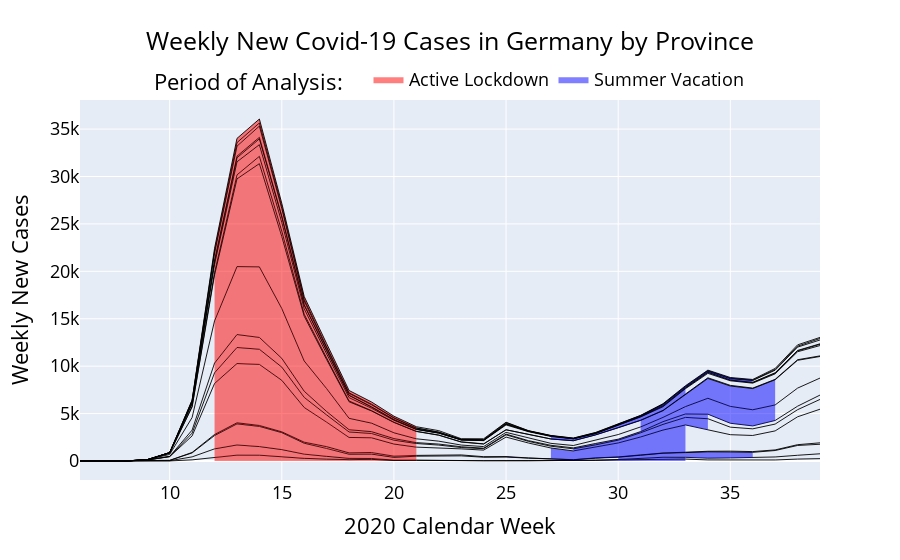

Notebook cell for this chart:
### Code cell
# Y_VAR = 'cases_per_cap'
Y_VAR = 'AnzahlFall'

fig = go.Figure()

value_repo = {}

stackr = {}
for i in np.unique(plot_data.week_no):
    stackr[i] = 0

bl_range = range(1,17) #parametrized here in order to change order etc
    
for bl in bl_range:
    
    df_bl = plot_data[plot_data.Bundesland==bl]

    X_all = []
    Y_all = []
    X_lockdown = []
    Y_lockdown = []
    X_summer = []
    Y_summer = []

    for i, val in df_bl.iterrows():

        x_ = val.week_no
        stackr[x_] += val[Y_VAR]
        y_ = stackr[x_]

        X_all.append(x_)
        Y_all.append(y_)

        if val.active_lockdown:
            X_lockdown.append(x_)
            Y_lockdown.append(y_)

        if val.summer_vac:
            X_summer.append(x_)
            Y_summer.append(y_)
            
        
    value_repo[bl] = {'all':pd.Series(Y_all,index=X_all),
                      'Active Lockdown':pd.Series(Y_lockdown,index=X_lockdown),
                      'Summer Vacation':pd.Series(Y_summer,index=X_summer)}

    
def add_areas(bl, timeslice, color):
    
    suppl_line_attrs = {'mode':'lines','line_width':0,'hoverinfo':'none'}
    
    not_first = bl != bl_range[0]
    
    if not_first:#this creates invisible lines for the areas to fill down towards, otherwise area borders are not vertical
        last_y = value_repo[bl-1]['all']
        last_y = last_y[last_y.index.isin(vals[timeslice].index)]
        
        fig.add_trace(go.Scatter(x=vals[timeslice].index,
                                 y=last_y,
                                 fill=None,
                                 showlegend=False,
                                 **suppl_line_attrs))
    
    fig.add_trace(go.Scatter(x=vals[timeslice].index,
                             y=vals[timeslice],
                             fill='tonexty' if not_first else 'tozeroy',
                             #explicit tozeroy, because we add traces per BL multiple times,
                             name=None if not_first else timeslice,
                             showlegend= not not_first,
                             line_color=color,
                             **suppl_line_attrs))
    
for bl in bl_range: #not iter directly over dict to potentially change order
    vals = value_repo[bl]
    #now summer
    add_areas(bl, 'Summer Vacation', 'blue')
    
    #now the lockdown
    add_areas(bl, 'Active Lockdown', 'red')
    
    
    #now rest
    fig.add_trace(go.Scatter(x=vals['all'].index,
                             y=vals['all'],
                             fill=None,
                             showlegend=False,
                             line_color='black',
                             line_width=.9,
                             mode='lines',
                             hoverinfo='none'))

fig.update_layout(
    title=dict(
        text="Weekly New Covid-19 Cases in Germany by Province",
        xanchor='center',
        x=.5),
    xaxis_title="2020 Calendar Week",
    yaxis_title="Weekly New Cases",
    legend_title="Period of Analysis:   ",
    legend=dict(
        orientation="h",
        yanchor="bottom",
        y=1,
        xanchor="center",
        x=0.5
    ),
    font=dict(
        size=18,
        color="black"
    )
)
fig.show()

### Figure 1 — Plotly figure (JSON) as saved in the notebook; plotly's stock layout.template omitted (floating-point values rounded to 4 significant figures)
{"data": [{"fill": "tozeroy", "hoverinfo": "none", "line": {"color": "blue", "width": 0}, "mode": "lines", "name": "Summer Vacation", "showlegend": true, "type": "scatter", "x": [27, 28, 29, 30, 31, 32, 33], "y": [37, 23, 50, 66, 152, 118, 201]}, {"fill": "tozeroy", "hoverinfo": "none", "line": {"color": "red", "width": 0}, "mode": "lines", "name": "Active Lockdown", "showlegend": true, "type": "scatter", "x": [12, 13, 14, 15, 16, 17, 18, 19, 20, 21], "y": [345, 619, 614, 446, 282, 202, 144, 174, 48, 64]}, {"hoverinfo": "none", "line": {"color": "black", "width": 0.9}, "mode": "lines", "showlegend": false, "type": "scatter", "x": [6, 7, 8, 9, 10, 11, 12, 13, 14, 15, 16, 17, 18, 19, 20, 21, 22, 23, 24, 25, 26, 27, 28, 29, 30, 31, 32, 33, 34, 35, 36, 37, 38, 39], "y": [0, 0, 0, 2, 7, 119, 345, 619, 614, 446, 282, 202, 144, 174, 48, 64, 34, 11, 9, 17, 16, 37, 23, 50, 66, 152, 118, 201, 113, 122, 99, 109, 203, 250]}, {"hoverinfo": "none", "line": {"width": 0}, "mode": "lines", "showlegend": false, "type": "scatter", "x": [27, 28, 29, 30, 31, 32, 33], "y": [37, 23, 50, 66, 152, 118, 201]}, {"fill": "tonexty", "hoverinfo": "none", "line": {"color": "blue", "width": 0}, "mode": "lines", "showlegend": false, "type": "scatter", "x": [27, 28, 29, 30, 31, 32, 33], "y": [58, 37, 67, 157, 267, 397, 390]}, {"hoverinfo": "none", "line": {"width": 0}, "mode": "lines", "showlegend": false, "type": "scatter", "x": [12, 13, 14, 15, 16, 17, 18, 19, 20, 21], "y": [345, 619, 614, 446, 282, 202, 144, 174, 48, 64]}, {"fill": "tonexty", "hoverinfo": "none", "line": {"color": "red", "width": 0}, "mode": "lines", "showlegend": false, "type": "scatter", "x": [12, 13, 14, 15, 16, 17, 18, 19, 20, 21], "y": [1280, 1692, 1522, 1202, 724, 492, 281, 267, 97, 89]}, {"hoverinfo": "none", "line": {"color": "black", "width": 0.9}, "mode": "lines", "showlegend": false, "type": "scatter", "x": [6, 7, 8, 9, 10, 11, 12, 13, 14, 15, 16, 17, 18, 19, 20, 21, 22, 23, 24, 25, 26, 27, 28, 29, 30, 31, 32, 33, 34, 35, 36, 37, 38, 39], "y": [0, 0, 0, 4, 28, 435, 1280, 1692, 1522, 1202, 724, 492, 281, 267, 97, 89, 51, 37, 33, 48, 60, 58, 37, 67, 157, 267, 397, 390, 298, 325, 368, 426, 603, 760]}, {"hoverinfo": "none", "line": {"width": 0}, "mode": "lines", "showlegend": false, "type": "scatter", "x": [30, 31, 32, 33, 34, 35, 36], "y": [157, 267, 397, 390, 298, 325, 368]}, {"fill": "tonexty", "hoverinfo": "none", "line": {"color": "blue", "width": 0}, "mode": "lines", "showlegend": false, "type": "scatter", "x": [30, 31, 32, 33, 34, 35, 36], "y": [403, 606, 821, 888, 967, 953, 914]}, {"hoverinfo": "none", "line": {"width": 0}, "mode": "lines", "showlegend": false, "type": "scatter", "x": [12, 13, 14, 15, 16, 17, 18, 19, 20, 21], "y": [1280, 1692, 1522, 1202, 724, 492, 281, 267, 97, 89]}, {"fill": "tonexty", "hoverinfo": "none", "line": {"color": "red", "width": 0}, "mode": "lines", "showlegend": false, "type": "scatter", "x": [12, 13, 14, 15, 16, 17, 18, 19, 20, 21], "y": [2685, 3913, 3648, 2989, 1874, 1322, 714, 730, 387, 506]}, {"hoverinfo": "none", "line": {"color": "black", "width": 0.9}, "mode": "lines", "showlegend": false, "type": "scatter", "x": [6, 7, 8, 9, 10, 11, 12, 13, 14, 15, 16, 17, 18, 19, 20, 21, 22, 23, 24, 25, 26, 27, 28, 29, 30, 31, 32, 33, 34, 35, 36, 37, 38, 39], "y": [1, 0, 0, 5, 65, 852, 2685, 3913, 3648, 2989, 1874, 1322, 714, 730, 387, 506, 499, 541, 396, 414, 304, 239, 128, 299, 403, 606, 821, 888, 967, 953, 914, 1105, 1639, 1766]}, {"hoverinfo": "none", "line": {"width": 0}, "mode": "lines", "showlegend": false, "type": "scatter", "x": [25, 26, 27, 28, 29, 30, 31], "y": [414, 304, 239, 128, 299, 403, 606]}, {"fill": "tonexty", "hoverinfo": "none", "line": {"color": "blue", "width": 0}, "mode": "lines", "showlegend": false, "type": "scatter", "x": [25, 26, 27, 28, 29, 30, 31], "y": [469, 318, 257, 139, 329, 430, 641]}, {"hoverinfo": "none", "line": {"width": 0}, "mode": "lines", "showlegend": false, "type": "scatter", "x": [12, 13, 14, 15, 16, 17, 18, 19, 20, 21], "y": [2685, 3913, 3648, 2989, 1874, 1322, 714, 730, 387, 506]}, {"fill": "tonexty", "hoverinfo": "none", "line": {"color": "red", "width": 0}, "mode": "lines", "showlegend": false, "type": "scatter", "x": [12, 13, 14, 15, 16, 17, 18, 19, 20, 21], "y": [2798, 4032, 3751, 3080, 1988, 1517, 861, 895, 512, 590]}, {"hoverinfo": "none", "line": {"color": "black", "width": 0.9}, "mode": "lines", "showlegend": false, "type": "scatter", "x": [6, 7, 8, 9, 10, 11, 12, 13, 14, 15, 16, 17, 18, 19, 20, 21, 22, 23, 24, 25, 26, 27, 28, 29, 30, 31, 32, 33, 34, 35, 36, 37, 38, 39], "y": [1, 0, 0, 6, 68, 903, 2798, 4032, 3751, 3080, 1988, 1517, 861, 895, 512, 590, 624, 640, 456, 469, 318, 257, 139, 329, 430, 641, 843, 929, 1026, 1039, 993, 1169, 1721, 1917]}, {"hoverinfo": "none", "line": {"width": 0}, "mode": "lines", "showlegend": false, "type": "scatter", "x": [27, 28, 29, 30, 31, 32, 33], "y": [257, 139, 329, 430, 641, 843, 929]}, {"fill": "tonexty", "hoverinfo": "none", "line": {"color": "blue", "width": 0}, "mode": "lines", "showlegend": false, "type": "scatter", "x": [27, 28, 29, 30, 31, 32, 33], "y": [1372, 1064, 1470, 1904, 2535, 3265, 3803]}, {"hoverinfo": "none", "line": {"width": 0}, "mode": "lines", "showlegend": false, "type": "scatter", "x": [12, 13, 14, 15, 16, 17, 18, 19, 20, 21], "y": [2798, 4032, 3751, 3080, 1988, 1517, 861, 895, 512, 590]}, {"fill": "tonexty", "hoverinfo": "none", "line": {"color": "red", "width": 0}, "mode": "lines", "showlegend": false, "type": "scatter", "x": [12, 13, 14, 15, 16, 17, 18, 19, 20, 21], "y": [8175, 10279, 10188, 8510, 5645, 4095, 2484, 2451, 1789, 1461]}, {"hoverinfo": "none", "line": {"color": "black", "width": 0.9}, "mode": "lines", "showlegend": false, "type": "scatter", "x": [6, 7, 8, 9, 10, 11, 12, 13, 14, 15, 16, 17, 18, 19, 20, 21, 22, 23, 24, 25, 26, 27, 28, 29, 30, 31, 32, 33, 34, 35, 36, 37, 38, 39], "y": [1, 1, 1, 101, 454, 2645, 8175, 10279, 10188, 8510, 5645, 4095, 2484, 2451, 1789, 1461, 1384, 1277, 1147, 2521, 1895, 1372, 1064, 1470, 1904, 2535, 3265, 3803, 3316, 2775, 2691, 3174, 4662, 5461]}, {"hoverinfo": "none", "line": {"width": 0}, "mode": "lines", "showlegend": false, "type": "scatter", "x": [28, 29, 30, 31, 32, 33, 34], "y": [1064, 1470, 1904, 2535, 3265, 3803, 3316]}, {"fill": "tonexty", "hoverinfo": "none", "line": {"color": "blue", "width": 0}, "mode": "lines", "showlegend": false, "type": "scatter", "x": [28, 29, 30, 31, 32, 33, 34], "y": [1284, 1709, 2196, 2979, 3863, 4600, 4457]}, {"hoverinfo": "none", "line": {"width": 0}, "mode": "lines", "showlegend": false, "type": "scatter", "x": [12, 13, 14, 15, 16, 17, 18, 19, 20, 21], "y": [8175, 10279, 10188, 8510, 5645, 4095, 2484, 2451, 1789, 1461]}, {"fill": "tonexty", "hoverinfo": "none", "line": {"color": "red", "width": 0}, "mode": "lines", "showlegend": false, "type": "scatter", "x": [12, 13, 14, 15, 16, 17, 18, 19, 20, 21], "y": [9301, 11971, 11786, 9904, 6708, 4859, 3062, 2904, 2197, 1842]}, {"hoverinfo": "none", "line": {"color": "black", "width": 0.9}, "mode": "lines", "showlegend": false, "type": "scatter", "x": [6, 7, 8, 9, 10, 11, 12, 13, 14, 15, 16, 17, 18, 19, 20, 21, 22, 23, 24, 25, 26, 27, 28, 29, 30, 31, 32, 33, 34, 35, 36, 37, 38, 39], "y": [1, 1, 1, 106, 475, 2940, 9301, 11971, 11786, 9904, 6708, 4859, 3062, 2904, 2197, 1842, 1677, 1419, 1296, 2760, 2069, 1559, 1284, 1709, 2196, 2979, 3863, 4600, 4457, 3567, 3391, 3893, 5411, 6493]}, {"hoverinfo": "none", "line": {"width": 0}, "mode": "lines", "showlegend": false, "type": "scatter", "x": [28, 29, 30, 31, 32, 33, 34], "y": [1284, 1709, 2196, 2979, 3863, 4600, 4457]}, {"fill": "tonexty", "hoverinfo": "none", "line": {"color": "blue", "width": 0}, "mode": "lines", "showlegend": false, "type": "scatter", "x": [28, 29, 30, 31, 32, 33, 34], "y": [1383, 1851, 2301, 3101, 4149, 4961, 4938]}, {"hoverinfo": "none", "line": {"width": 0}, "mode": "lines", "showlegend": false, "type": "scatter", "x": [12, 13, 14, 15, 16, 17, 18, 19, 20, 21], "y": [9301, 11971, 11786, 9904, 6708, 4859, 3062, 2904, 2197, 1842]}, {"fill": "tonexty", "hoverinfo": "none", "line": {"color": "red", "width": 0}, "mode": "lines", "showlegend": false, "type": "scatter", "x": [12, 13, 14, 15, 16, 17, 18, 19, 20, 21], "y": [10324, 13336, 13031, 10826, 7357, 5217, 3300, 3098, 2368, 1939]}, {"hoverinfo": "none", "line": {"color": "black", "width": 0.9}, "mode": "lines", "showlegend": false, "type": "scatter", "x": [6, 7, 8, 9, 10, 11, 12, 13, 14, 15, 16, 17, 18, 19, 20, 21, 22, 23, 24, 25, 26, 27, 28, 29, 30, 31, 32, 33, 34, 35, 36, 37, 38, 39], "y": [1, 1, 1, 108, 488, 3260, 10324, 13336, 13031, 10826, 7357, 5217, 3300, 3098, 2368, 1939, 1785, 1503, 1350, 2833, 2144, 1654, 1383, 1851, 2301, 3101, 4149, 4961, 4938, 3980, 3699, 4274, 5779, 6952]}, {"hoverinfo": "none", "line": {"width": 0}, "mode": "lines", "showlegend": false, "type": "scatter", "x": [31, 32, 33, 34, 35, 36, 37], "y": [3101, 4149, 4961, 4938, 3980, 3699, 4274]}, {"fill": "tonexty", "hoverinfo": "none", "line": {"color": "blue", "width": 0}, "mode": "lines", "showlegend": false, "type": "scatter", "x": [31, 32, 33, 34, 35, 36, 37], "y": [3593, 4600, 5737, 6617, 5759, 5404, 5912]}, {"hoverinfo": "none", "line": {"width": 0}, "mode": "lines", "showlegend": false, "type": "scatter", "x": [12, 13, 14, 15, 16, 17, 18, 19, 20, 21], "y": [10324, 13336, 13031, 10826, 7357, 5217, 3300, 3098, 2368, 1939]}, {"fill": "tonexty", "hoverinfo": "none", "line": {"color": "red", "width": 0}, "mode": "lines", "showlegend": false, "type": "scatter", "x": [12, 13, 14, 15, 16, 17, 18, 19, 20, 21], "y": [14778, 20501, 20474, 16078, 10545, 7631, 4503, 3994, 2978, 2340]}, {"hoverinfo": "none", "line": {"color": "black", "width": 0.9}, "mode": "lines", "showlegend": false, "type": "scatter", "x": [6, 7, 8, 9, 10, 11, 12, 13, 14, 15, 16, 17, 18, 19, 20, 21, 22, 23, 24, 25, 26, 27, 28, 29, 30, 31, 32, 33, 34, 35, 36, 37, 38, 39], "y": [1, 1, 1, 128, 698, 4588, 14778, 20501, 20474, 16078, 10545, 7631, 4503, 3994, 2978, 2340, 2091, 1682, 1519, 3021, 2407, 1861, 1633, 2231, 2788, 3593, 4600, 5737, 6617, 5759, 5404, 5912, 7686, 8745]}, {"hoverinfo": "none", "line": {"width": 0}, "mode": "lines", "showlegend": false, "type": "scatter", "x": [31, 32, 33, 34, 35, 36, 37], "y": [3593, 4600, 5737, 6617, 5759, 5404, 5912]}, {"fill": "tonexty", "hoverinfo": "none", "line": {"color": "blue", "width": 0}, "mode": "lines", "showlegend": false, "type": "scatter", "x": [31, 32, 33, 34, 35, 36, 37], "y": [4276, 5304, 7007, 8701, 7907, 7640, 8567]}, {"hoverinfo": "none", "line": {"width": 0}, "mode": "lines", "showlegend": false, "type": "scatter", "x": [12, 13, 14, 15, 16, 17, 18, 19, 20, 21], "y": [14778, 20501, 20474, 16078, 10545, 7631, 4503, 3994, 2978, 2340]}, {"fill": "tonexty", "hoverinfo": "none", "line": {"color": "red", "width": 0}, "mode": "lines", "showlegend": false, "type": "scatter", "x": [12, 13, 14, 15, 16, 17, 18, 19, 20, 21], "y": [19627, 29754, 31361, 23673, 15267, 10699, 6249, 5279, 4067, 3112]}, {"hoverinfo": "none", "line": {"color": "black", "width": 0.9}, "mode": "lines", "showlegend": false, "type": "scatter", "x": [6, 7, 8, 9, 10, 11, 12, 13, 14, 15, 16, 17, 18, 19, 20, 21, 22, 23, 24, 25, 26, 27, 28, 29, 30, 31, 32, 33, 34, 35, 36, 37, 38, 39], "y": [7, 4, 1, 137, 830, 5694, 19627, 29754, 31361, 23673, 15267, 10699, 6249, 5279, 4067, 3112, 2714, 1996, 1787, 3289, 2771, 2321, 2133, 2753, 3502, 4276, 5304, 7007, 8701, 7907, 7640, 8567, 10617, 11020]}, {"hoverinfo": "none", "line": {"width": 0}, "mode": "lines", "showlegend": false, "type": "scatter", "x": [28, 29, 30, 31, 32, 33, 34], "y": [2133, 2753, 3502, 4276, 5304, 7007, 8701]}, {"fill": "tonexty", "hoverinfo": "none", "line": {"color": "blue", "width": 0}, "mode": "lines", "showlegend": false, "type": "scatter", "x": [28, 29, 30, 31, 32, 33, 34], "y": [2146, 2769, 3526, 4309, 5342, 7082, 8774]}, {"hoverinfo": "none", "line": {"width": 0}, "mode": "lines", "showlegend": false, "type": "scatter", "x": [12, 13, 14, 15, 16, 17, 18, 19, 20, 21], "y": [19627, 29754, 31361, 23673, 15267, 10699, 6249, 5279, 4067, 3112]}, {"fill": "tonexty", "hoverinfo": "none", "line": {"color": "red", "width": 0}, "mode": "lines", "showlegend": false, "type": "scatter", "x": [12, 13, 14, 15, 16, 17, 18, 19, 20, 21], "y": [19883, 30171, 32133, 24243, 15480, 10869, 6334, 5319, 4099, 3133]}, {"hoverinfo": "none", "line": {"color": "black", "width": 0.9}, "mode": "lines", "showlegend": false, "type": "scatter", "x": [6, 7, 8, 9, 10, 11, 12, 13, 14, 15, 16, 17, 18, 19, 20, 21, 22, 23, 24, 25, 26, 27, 28, 29, 30, 31, 32, 33, 34, 35, 36, 37, 38, 39], "y": [7, 4, 1, 138, 831, 5770, 19883, 30171, 32133, 24243, 15480, 10869, 6334, 5319, 4099, 3133, 2738, 2019, 1810, 3296, 2778, 2324, 2146, 2769, 3526, 4309, 5342, 7082, 8774, 7979, 7687, 8612, 10680, 11084]}, {"hoverinfo": "none", "line": {"width": 0}, "mode": "lines", "showlegend": false, "type": "scatter", "x": [27, 28, 29, 30, 31, 32, 33], "y": [2324, 2146, 2769, 3526, 4309, 5342, 7082]}, {"fill": "tonexty", "hoverinfo": "none", "line": {"color": "blue", "width": 0}, "mode": "lines", "showlegend": false, "type": "scatter", "x": [27, 28, 29, 30, 31, 32, 33], "y": [2589, 2335, 2901, 3747, 4643, 5724, 7623]}, {"hoverinfo": "none", "line": {"width": 0}, "mode": "lines", "showlegend": false, "type": "scatter", "x": [12, 13, 14, 15, 16, 17, 18, 19, 20, 21], "y": [19883, 30171, 32133, 24243, 15480, 10869, 6334, 5319, 4099, 3133]}, {"fill": "tonexty", "hoverinfo": "none", "line": {"color": "red", "width": 0}, "mode": "lines", "showlegend": false, "type": "scatter", "x": [12, 13, 14, 15, 16, 17, 18, 19, 20, 21], "y": [20731, 31549, 33363, 25166, 16055, 11307, 6682, 5569, 4296, 3317]}, {"hoverinfo": "none", "line": {"color": "black", "width": 0.9}, "mode": "lines", "showlegend": false, "type": "scatter", "x": [6, 7, 8, 9, 10, 11, 12, 13, 14, 15, 16, 17, 18, 19, 20, 21, 22, 23, 24, 25, 26, 27, 28, 29, 30, 31, 32, 33, 34, 35, 36, 37, 38, 39], "y": [7, 4, 1, 138, 867, 6029, 20731, 31549, 33363, 25166, 16055, 11307, 6682, 5569, 4296, 3317, 2929, 2208, 2148, 3806, 3092, 2589, 2335, 2901, 3747, 4643, 5724, 7623, 9240, 8457, 8209, 9186, 11520, 12173]}, {"hoverinfo": "none", "line": {"width": 0}, "mode": "lines", "showlegend": false, "type": "scatter", "x": [27, 28, 29, 30, 31, 32, 33], "y": [2589, 2335, 2901, 3747, 4643, 5724, 7623]}, {"fill": "tonexty", "hoverinfo": "none", "line": {"color": "blue", "width": 0}, "mode": "lines", "showlegend": false, "type": "scatter", "x": [27, 28, 29, 30, 31, 32, 33], "y": [2631, 2355, 2927, 3808, 4675, 5792, 7686]}, {"hoverinfo": "none", "line": {"width": 0}, "mode": "lines", "showlegend": false, "type": "scatter", "x": [12, 13, 14, 15, 16, 17, 18, 19, 20, 21], "y": [20731, 31549, 33363, 25166, 16055, 11307, 6682, 5569, 4296, 3317]}, {"fill": "tonexty", "hoverinfo": "none", "line": {"color": "red", "width": 0}, "mode": "lines", "showlegend": false, "type": "scatter", "x": [12, 13, 14, 15, 16, 17, 18, 19, 20, 21], "y": [21027, 31976, 33973, 25748, 16449, 11636, 6913, 5695, 4358, 3354]}, {"hoverinfo": "none", "line": {"color": "black", "width": 0.9}, "mode": "lines", "showlegend": false, "type": "scatter", "x": [6, 7, 8, 9, 10, 11, 12, 13, 14, 15, 16, 17, 18, 19, 20, 21, 22, 23, 24, 25, 26, 27, 28, 29, 30, 31, 32, 33, 34, 35, 36, 37, 38, 39], "y": [7, 4, 1, 139, 873, 6131, 21027, 31976, 33973, 25748, 16449, 11636, 6913, 5695, 4358, 3354, 2962, 2225, 2180, 3879, 3131, 2631, 2355, 2927, 3808, 4675, 5792, 7686, 9342, 8525, 8269, 9267, 11609, 12305]}, {"hoverinfo": "none", "line": {"width": 0}, "mode": "lines", "showlegend": false, "type": "scatter", "x": [26, 27, 28, 29, 30, 31, 32], "y": [3131, 2631, 2355, 2927, 3808, 4675, 5792]}, {"fill": "tonexty", "hoverinfo": "none", "line": {"color": "blue", "width": 0}, "mode": "lines", "showlegend": false, "type": "scatter", "x": [26, 27, 28, 29, 30, 31, 32], "y": [3139, 2634, 2355, 2933, 3843, 4715, 5848]}, {"hoverinfo": "none", "line": {"width": 0}, "mode": "lines", "showlegend": false, "type": "scatter", "x": [12, 13, 14, 15, 16, 17, 18, 19, 20, 21], "y": [21027, 31976, 33973, 25748, 16449, 11636, 6913, 5695, 4358, 3354]}, {"fill": "tonexty", "hoverinfo": "none", "line": {"color": "red", "width": 0}, "mode": "lines", "showlegend": false, "type": "scatter", "x": [12, 13, 14, 15, 16, 17, 18, 19, 20, 21], "y": [21177, 32148, 34136, 25838, 16486, 11657, 6941, 5722, 4378, 3364]}, {"hoverinfo": "none", "line": {"color": "black", "width": 0.9}, "mode": "lines", "showlegend": false, "type": "scatter", "x": [6, 7, 8, 9, 10, 11, 12, 13, 14, 15, 16, 17, 18, 19, 20, 21, 22, 23, 24, 25, 26, 27, 28, 29, 30, 31, 32, 33, 34, 35, 36, 37, 38, 39], "y": [7, 4, 1, 139, 880, 6164, 21177, 32148, 34136, 25838, 16486, 11657, 6941, 5722, 4378, 3364, 2965, 2238, 2189, 3889, 3139, 2634, 2355, 2933, 3843, 4715, 5848, 7718, 9365, 8538, 8291, 9301, 11658, 12357]}, {"hoverinfo": "none", "line": {"width": 0}, "mode": "lines", "showlegend": false, "type": "scatter", "x": [30, 31, 32, 33, 34, 35, 36], "y": [3843, 4715, 5848, 7718, 9365, 8538, 8291]}, {"fill": "tonexty", "hoverinfo": "none", "line": {"color": "blue", "width": 0}, "mode": "lines", "showlegend": false, "type": "scatter", "x": [30, 31, 32, 33, 34, 35, 36], "y": [3872, 4745, 5955, 7805, 9462, 8675, 8485]}, {"hoverinfo": "none", "line": {"width": 0}, "mode": "lines", "showlegend": false, "type": "scatter", "x": [12, 13, 14, 15, 16, 17, 18, 19, 20, 21], "y": [21177, 32148, 34136, 25838, 16486, 11657, 6941, 5722, 4378, 3364]}, {"fill": "tonexty", "hoverinfo": "none", "line": {"color": "red", "width": 0}, "mode": "lines", "showlegend": false, "type": "scatter", "x": [12, 13, 14, 15, 16, 17, 18, 19, 20, 21], "y": [21916, 33201, 35319, 26618, 16870, 11911, 7123, 5936, 4535, 3471]}, {"hoverinfo": "none", "line": {"color": "black", "width": 0.9}, "mode": "lines", "showlegend": false, "type": "scatter", "x": [6, 7, 8, 9, 10, 11, 12, 13, 14, 15, 16, 17, 18, 19, 20, 21, 22, 23, 24, 25, 26, 27, 28, 29, 30, 31, 32, 33, 34, 35, 36, 37, 38, 39], "y": [7, 4, 1, 139, 890, 6333, 21916, 33201, 35319, 26618, 16870, 11911, 7123, 5936, 4535, 3471, 3035, 2265, 2208, 3967, 3159, 2648, 2372, 2950, 3872, 4745, 5955, 7805, 9462, 8675, 8485, 9576, 12008, 12761]}, {"hoverinfo": "none", "line": {"width": 0}, "mode": "lines", "showlegend": false, "type": "scatter", "x": [30, 31, 32, 33, 34, 35, 36], "y": [3872, 4745, 5955, 7805, 9462, 8675, 8485]}, {"fill": "tonexty", "hoverinfo": "none", "line": {"color": "blue", "width": 0}, "mode": "lines", "showlegend": false, "type": "scatter", "x": [30, 31, 32, 33, 34, 35, 36], "y": [3908, 4785, 5990, 7864, 9524, 8732, 8529]}, {"hoverinfo": "none", "line": {"width": 0}, "mode": "lines", "showlegend": false, "type": "scatter", "x": [12, 13, 14, 15, 16, 17, 18, 19, 20, 21], "y": [21916, 33201, 35319, 26618, 16870, 11911, 7123, 5936, 4535, 3471]}, {"fill": "tonexty", "hoverinfo": "none", "line": {"color": "red", "width": 0}, "mode": "lines", "showlegend": false, "type": "scatter", "x": [12, 13, 14, 15, 16, 17, 18, 19, 20, 21], "y": [22144, 33577, 35646, 26843, 17051, 12045, 7190, 5996, 4569, 3486]}, {"hoverinfo": "none", "line": {"color": "black", "width": 0.9}, "mode": "lines", "showlegend": false, "type": "scatter", "x": [6, 7, 8, 9, 10, 11, 12, 13, 14, 15, 16, 17, 18, 19, 20, 21, 22, 23, 24, 25, 26, 27, 28, 29, 30, 31, 32, 33, 34, 35, 36, 37, 38, 39], "y": [7, 4, 1, 139, 890, 6381, 22144, 33577, 35646, 26843, 17051, 12045, 7190, 5996, 4569, 3486, 3048, 2278, 2258, 4047, 3181, 2670, 2397, 2987, 3908, 4785, 5990, 7864, 9524, 8732, 8529, 9647, 12109, 12918]}, {"hoverinfo": "none", "line": {"width": 0}, "mode": "lines", "showlegend": false, "type": "scatter", "x": [30, 31, 32, 33, 34, 35, 36], "y": [3908, 4785, 5990, 7864, 9524, 8732, 8529]}, {"fill": "tonexty", "hoverinfo": "none", "line": {"color": "blue", "width": 0}, "mode": "lines", "showlegend": false, "type": "scatter", "x": [30, 31, 32, 33, 34, 35, 36], "y": [3933, 4814, 6042, 7935, 9581, 8804, 8596]}, {"hoverinfo": "none", "line": {"width": 0}, "mode": "lines", "showlegend": false, "type": "scatter", "x": [12, 13, 14, 15, 16, 17, 18, 19, 20, 21], "y": [22144, 33577, 35646, 26843, 17051, 12045, 7190, 5996, 4569, 3486]}, {"fill": "tonexty", "hoverinfo": "none", "line": {"color": "red", "width": 0}, "mode": "lines", "showlegend": false, "type": "scatter", "x": [12, 13, 14, 15, 16, 17, 18, 19, 20, 21], "y": [22425, 34016, 36063, 27163, 17337, 12372, 7435, 6225, 4724, 3614]}, {"hoverinfo": "none", "line": {"color": "black", "width": 0.9}, "mode": "lines", "showlegend": false, "type": "scatter", "x": [6, 7, 8, 9, 10, 11, 12, 13, 14, 15, 16, 17, 18, 19, 20, 21, 22, 23, 24, 25, 26, 27, 28, 29, 30, 31, 32, 33, 34, 35, 36, 37, 38, 39], "y": [7, 4, 1, 139, 892, 6431, 22425, 34016, 36063, 27163, 17337, 12372, 7435, 6225, 4724, 3614, 3199, 2352, 2343, 4089, 3200, 2693, 2419, 3016, 3933, 4814, 6042, 7935, 9581, 8804, 8596, 9760, 12247, 13031]}], "layout": {"font": {"color": "black", "size": 18}, "legend": {"orientation": "h", "title": {"text": "Period of Analysis:   "}, "x": 0.5, "xanchor": "center", "y": 1, "yanchor": "bottom"}, "title": {"text": "Weekly New Covid-19 Cases in Germany by Province", "x": 0.5, "xanchor": "center"}, "xaxis": {"title": {"text": "2020 Calendar Week"}}, "yaxis": {"title": {"text": "Weekly New Cases"}}}}
